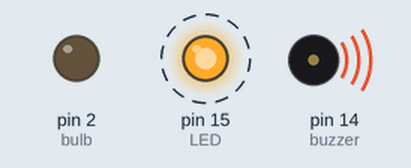
This sketch was run on a simulated Arduino Uno, built with avr-gcc and run on an emulated ATmega328P. On the bench: output pins drawn as LEDs (lit = HIGH), buzzer (waves = sounding, pin HIGH). Dashed ring = blinking.

Above: at 0.5 s.
At 2.5 s:
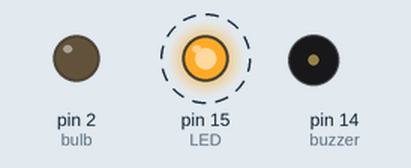
Timing chart, 0 to 5.2 s (numbered marks = the images above):
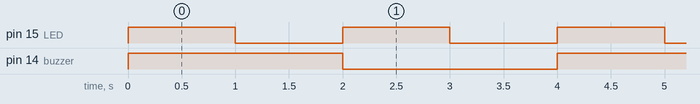

The sketch:

blink2.ino
```cpp
int LED =15;
int bulb=2;
int buzzer=14;
//executed only once
void setup() {
  // put your setup code here, to run once:
  pinMode(LED,OUTPUT);
  pinMode(bulb,OUTPUT);
  pinMode(buzzer,OUTPUT);
}
void loop() {
  // put your main code here, to run repeatedly:
  //alternating LED's
  /*digitalWrite(LED,HIGH);
  digitalWrite(bulb,HIGH);
  delay(1000);
  digitalWrite(LED,LOW);
  digitalWrite(bulb,LOW);
  delay(1000);*/
  //buzzer in 2 sec and LED in 1 second
  digitalWrite(LED,HIGH);
  digitalWrite(buzzer,HIGH);
  delay(1000);
  digitalWrite(LED,LOW);
  delay(1000);
  digitalWrite(LED,HIGH);
  digitalWrite(buzzer,LOW);
  delay(1000);
  digitalWrite(LED,LOW);
  delay(1000);
}
```

Measured:
- by itself, pin 15 (LED): alternates HIGH for 1.0 s and LOW for 1.0 s
- by itself, pin 14 (buzzer): alternates HIGH for 2.0 s and LOW for 2.0 s
- by itself, everything shown: repeats every 4.0 s, in 4 steps
